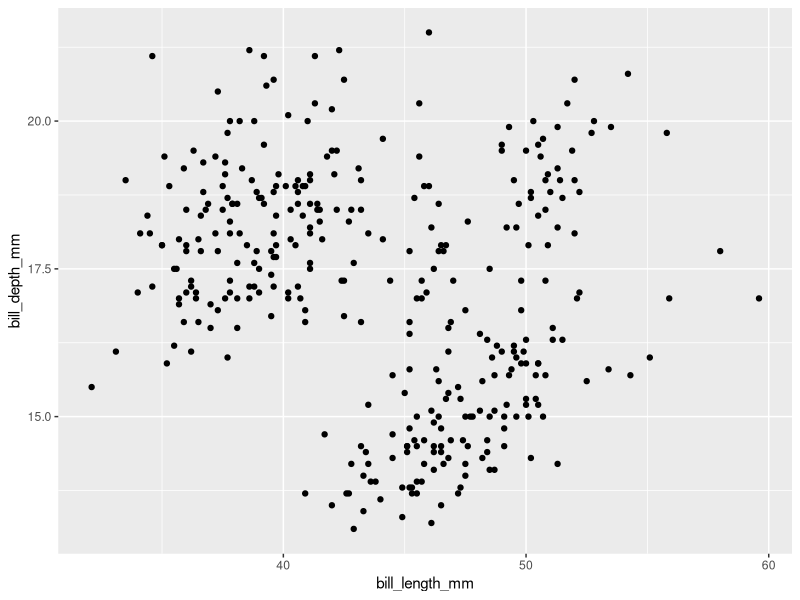

The R source for this figure: (Note: this script raises an error after producing the figure.)
## ---- chunk 1
#| label: preparation
library(tidyverse)

# install.packages("palmerpenguins")
library(palmerpenguins)

## inspect data
penguins

glimpse(penguins)
unique(penguins$species)
## ---- chunk 2
#| label: plot
ggplot(penguins, aes(x = bill_length_mm, y = bill_depth_mm)) +
 geom_point()
## ---- chunk 3
#| label: i-am-done-what-now
#| echo: false
knitr::include_graphics("img/exercise-what-now-sd.png")
